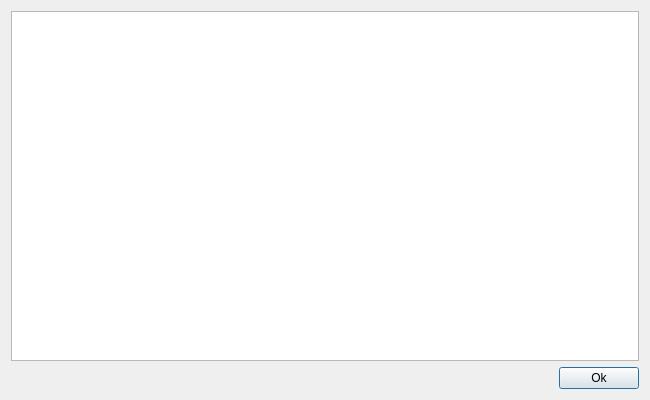
<?xml version="1.0" encoding="UTF-8"?>
<ui version="4.0">
 <class>PublicKeyViewDialog</class>
 <widget class="QDialog" name="PublicKeyViewDialog">
  <property name="geometry">
   <rect>
    <x>0</x>
    <y>0</y>
    <width>650</width>
    <height>400</height>
   </rect>
  </property>
  <property name="windowTitle">
   <string>Public Key</string>
  </property>
  <layout class="QVBoxLayout" name="verticalLayout">
   <item>
    <widget class="QTextEdit" name="publicKeyViewTextEdit">
     <property name="font">
      <font>
       <family>Ubuntu Mono derivative Powerline</family>
       <pointsize>14</pointsize>
       <italic>true</italic>
      </font>
     </property>
     <property name="textInteractionFlags">
      <set>Qt::TextSelectableByKeyboard|Qt::TextSelectableByMouse</set>
     </property>
    </widget>
   </item>
   <item>
    <layout class="QHBoxLayout" name="horizontalLayout">
     <item>
      <spacer name="horizontalSpacer">
       <property name="orientation">
        <enum>Qt::Horizontal</enum>
       </property>
       <property name="sizeHint" stdset="0">
        <size>
         <width>40</width>
         <height>20</height>
        </size>
       </property>
      </spacer>
     </item>
     <item>
      <widget class="QPushButton" name="okButton">
       <property name="text">
        <string>Ok</string>
       </property>
      </widget>
     </item>
    </layout>
   </item>
  </layout>
 </widget>
 <resources/>
 <connections>
  <connection>
   <sender>okButton</sender>
   <signal>clicked()</signal>
   <receiver>PublicKeyViewDialog</receiver>
   <slot>accept()</slot>
   <hints>
    <hint type="sourcelabel">
     <x>349</x>
     <y>278</y>
    </hint>
    <hint type="destinationlabel">
     <x>199</x>
     <y>149</y>
    </hint>
   </hints>
  </connection>
 </connections>
</ui>
